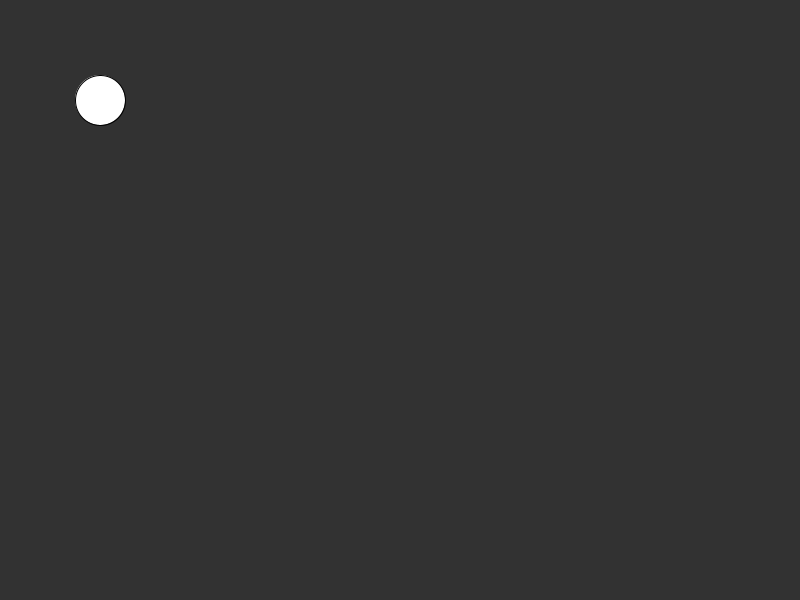
Frame 1 (no input)
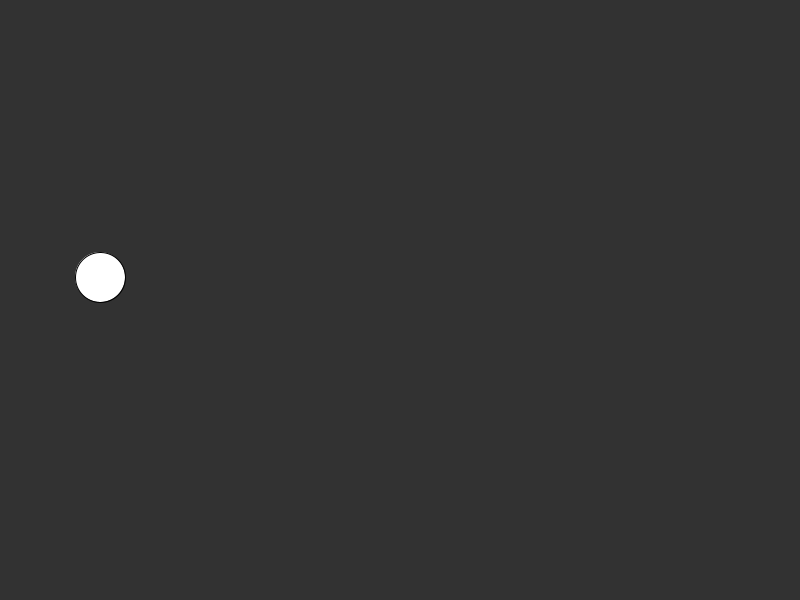
Frame 60 (the mouse pressed at the canvas centre just before this capture)
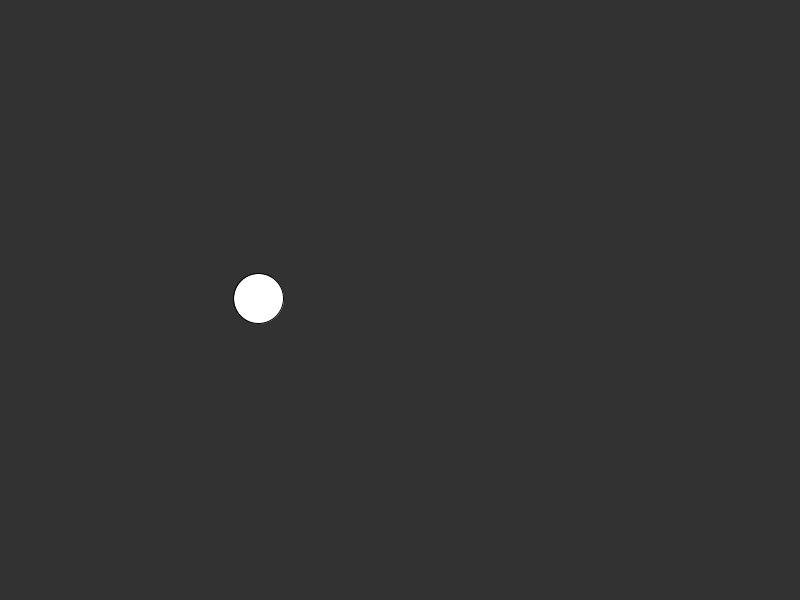
Frame 120 (the mouse held since frame 60 and released just before this capture)

The Processing sketch that drew these frames (run headless with seeded random() and noise(); from frame 60 on, the mouse is pressed at the canvas centre):

// Processing sketch: pathFollowing
// ── pathFollowing.pde
ArrayList<PVector> points = new ArrayList<PVector>();

PVector currentpos;
PVector target;
int targetnum = 1;
float speed = 3;
PVector move;
void setup(){
  //fullScreen();
  size(800, 600);
  points.add(new PVector(100, 100));
  points.add(new PVector(100, 300));
  points.add(new PVector(500, 300));
  points.add(new PVector(200, 500));
  points.add(new PVector(900, 700));
  
  currentpos = points.get(0).copy();
  target = points.get(targetnum).copy();

}

void draw(){
 background(50); 
 circle(currentpos.x, currentpos.y, 50);
 move = PVector.sub(target, currentpos);
 move.normalize();
 move.mult(speed);
 currentpos.add(move);
 if(dist(currentpos.x, currentpos.y, target.x, target.y) < 5){
   targetnum++;
   target = points.get(targetnum).copy();
 }
 println(move);
 
}

void mousePressed(){
 points.add(new PVector(mouseX, mouseY)); 
  
}
